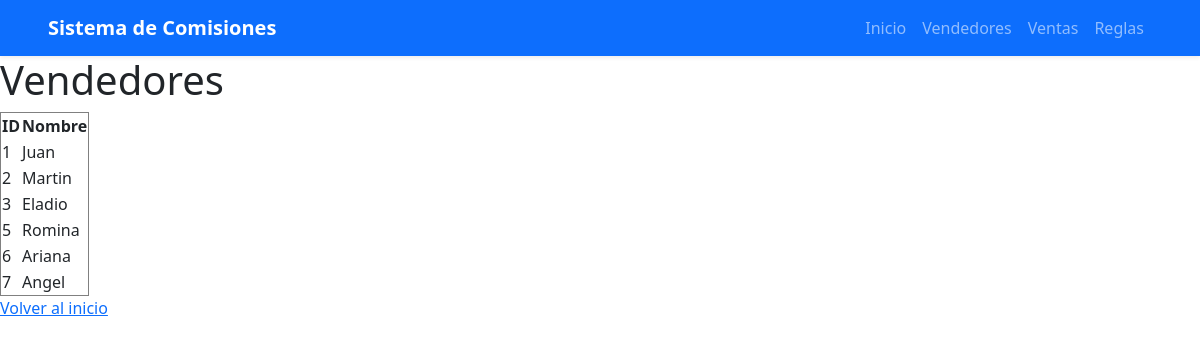
Page /vendedores/ on the committed database.
### minicore/models.py (models this page shows, shortened)
class Vendedor(models.Model):
    nombre = models.CharField(max_length=100)

### minicore/views.py (the view)
# urls.py: path('vendedores/', views.listar_vendedores, name='listar_vendedores'),
def listar_vendedores(request):
    vendedores = Vendedor.objects.all()
    return render(request, 'vendedor.html', {'vendedores': vendedores})

### minicore/templates/vendedor.html
{% extends 'base.html' %}
{% block content %}
<h1>Vendedores</h1>
<table border="1">
        <tr>
            <th>ID</th>
            <th>Nombre</th>
        </tr>
        {% for vendedor in vendedores %}
        <tr>
            <td>{{ vendedor.id }}</td>
            <td>{{ vendedor.nombre }}</td>
        </tr>
        {% endfor %}
</table>
<a href="/">Volver al inicio</a>
{% endblock %}

### rows in the picture
Vendedor: id "1", nombre "Juan"
Vendedor: id "2", nombre "Martin"
Vendedor: id "3", nombre "Eladio"
Vendedor: id "5", nombre "Romina"
Vendedor: id "6", nombre "Ariana"
Vendedor: id "7", nombre "Angel"
